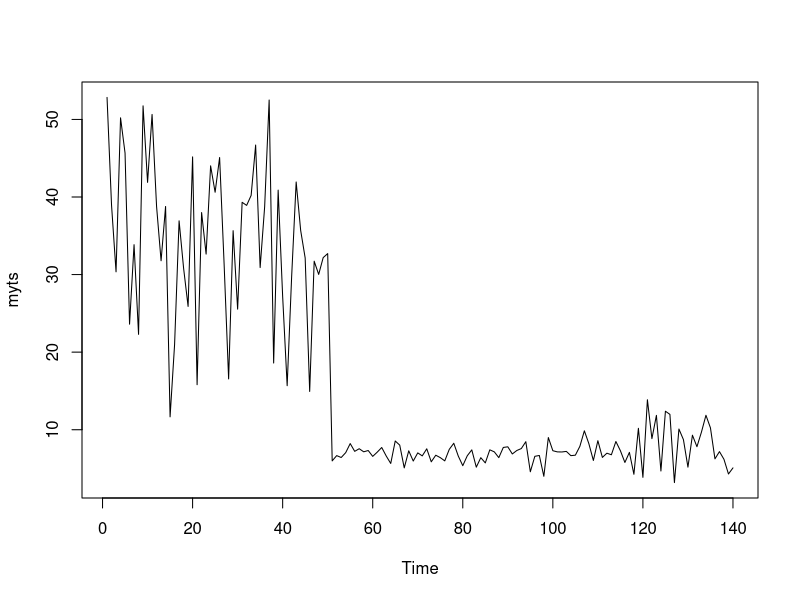
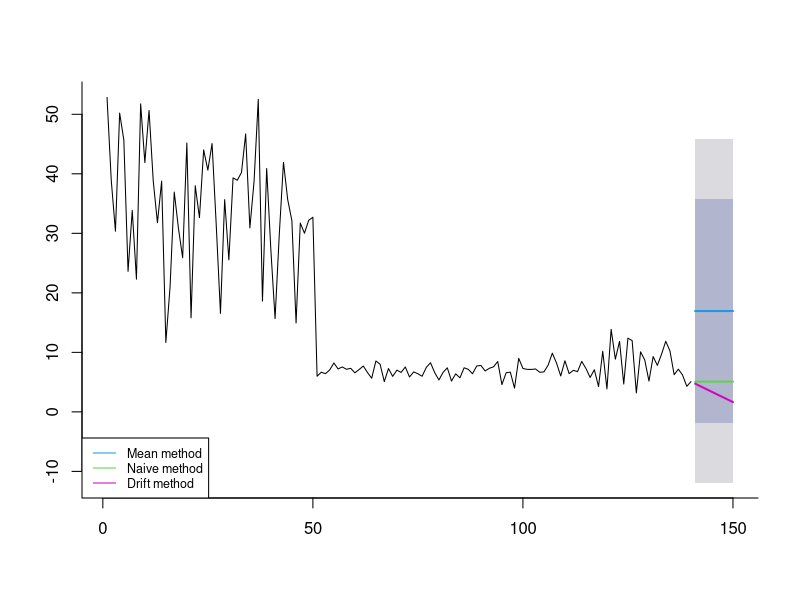
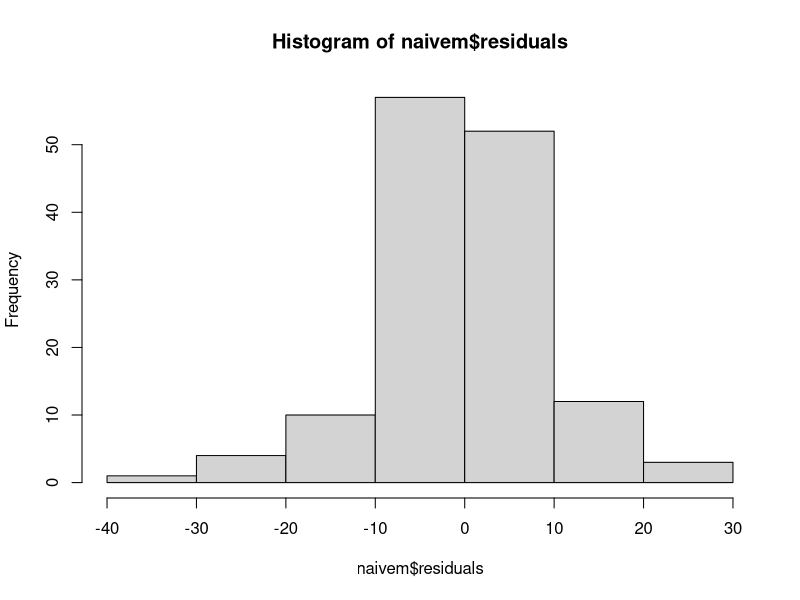
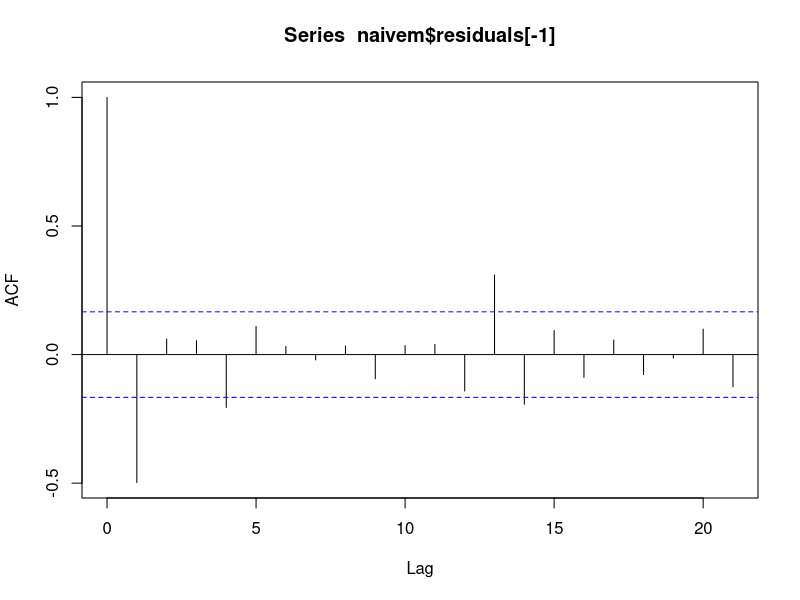
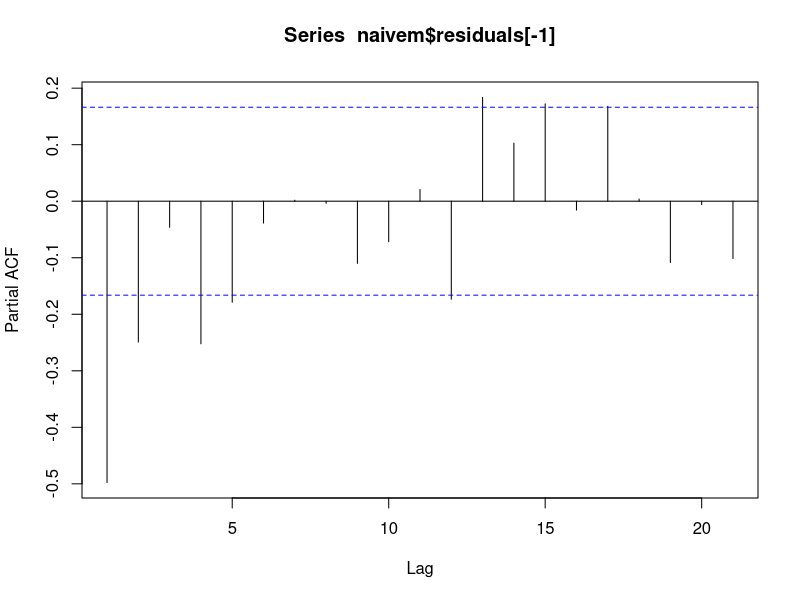
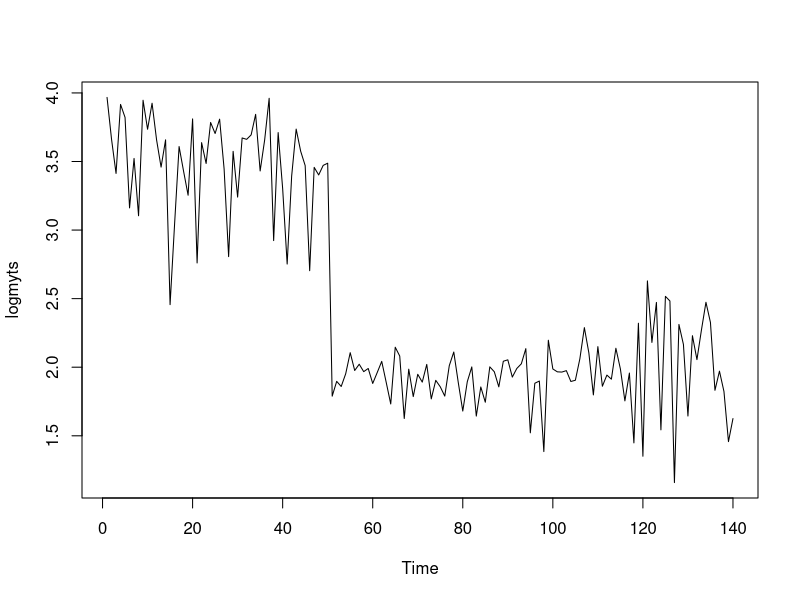
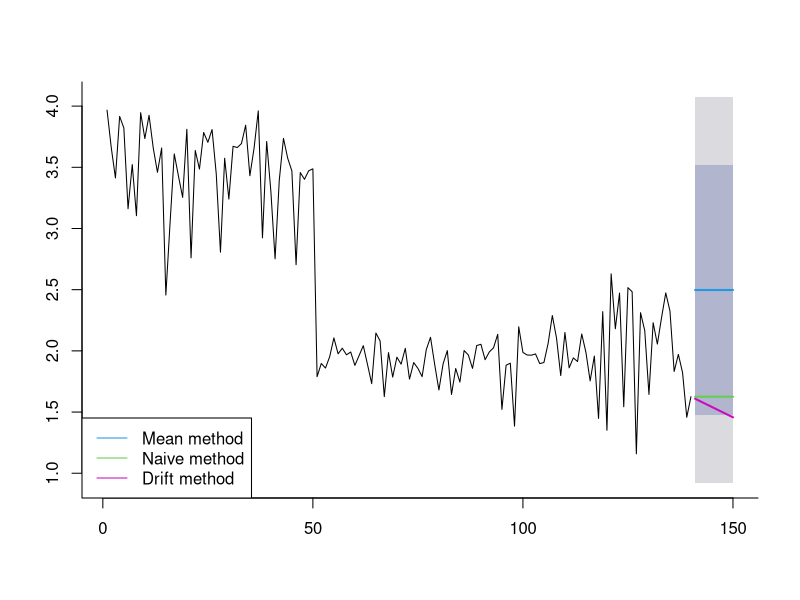
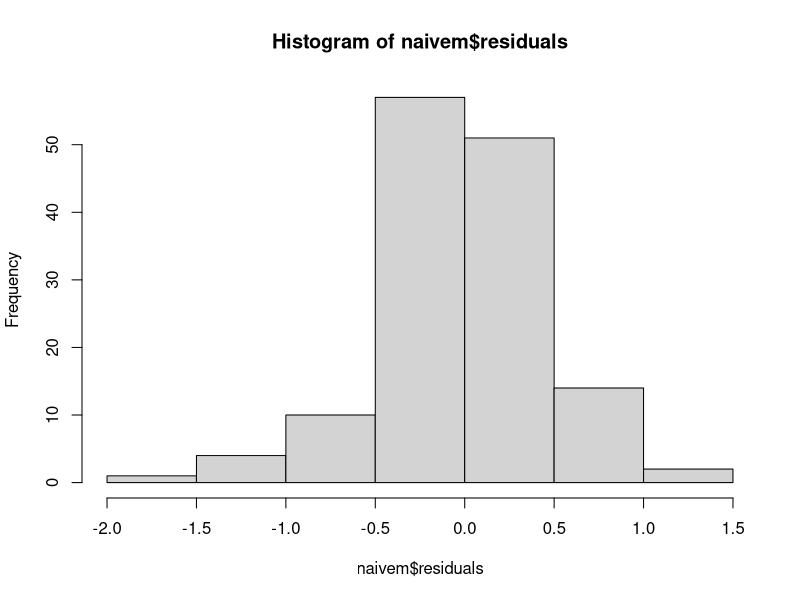

These figures' R source, in order:
library(forecast)

set.seed(54)
myts <- ts(c(rnorm(50, 34, 10), rnorm(67, 7, 1), runif(23, 3, 14)))

plot(myts)
# mean and variance are not constant

# Mean, Naive and Drift method
meanm <- meanf(myts, h=10)
naivem <- naive(myts, h=10)
driftm <- rwf(myts, h=10, drift=T)

plot(meanm, main="", bty="l")
lines(naivem$mean, col=123, lwd=2)
lines(driftm$mean, col=22, lwd=2)
legend("bottomleft", lty=1, col=c(4, 123, 22), cex=0.75,
       legend=c("Mean method", "Naive method", "Drift method"))


# Model comparison and accuracy
mytstrain <- window(myts, start=1, end=112)
mytstest <- window(myts, start=113)

meanma <- meanf(mytstrain, h=28)
naivema <- naive(mytstrain, h=28)
driftma <- rwf(mytstrain, h=28, drift=T)

accuracy(meanma, mytstest)
accuracy(naivema, mytstest)
accuracy(driftma, mytstest)
# naive has lesser RMSE, MAE, MAPE, MASE, so it's better than other models

# Residuals

var(naivem$residuals[-1])
mean(naivem$residuals[-1])
# mean=-0.344, var=84.537

hist(naivem$residuals)
shapiro.test(naivem$residuals)
# p<0.05, so reject H0. The residuals are not normal.

acf(naivem$residuals[-1]) # omit the 1st lag
# 4 lags outside the CI, so there is some autocorrelation.

pacf(naivem$residuals[-1]) # count the 1st lag too
# 8 lags outside the CI


# Stationarity
# ADF = augmented Dickey-Fuller test
# removes autocorrelation and tests for non-stationarity
library(tseries)
adf.test(myts)
# H0: non-stationary, Ha: stationary
# p>0.05, so no sufficient evidence to reject the null hypothesis of non-stationary


# With log transformation
logmyts <- log(myts)
plot(logmyts)

# Mean, Naive and Drift method
meanm <- meanf(logmyts, h=10)
naivem <- naive(logmyts, h=10)
driftm <- rwf(logmyts, h=10, drift=T)

plot(meanm, main="", bty='l')
lines(naivem$mean, col=123, lwd=2)
lines(driftm$mean, col=22, lwd=2)
legend("bottomleft", lty=1, col=c(4, 123, 22),
       legend=c("Mean method", "Naive method", "Drift method"))


# Model comparison and accuracy
mytstrain <- window(logmyts, start=1, end=112)
mytstest <- window(logmyts, start=113)

meanma <- meanf(mytstrain, h=28)
naivema <- naive(mytstrain, h=28)
driftma <- rwf(mytstrain, h=28, drift=T)

accuracy(meanma, mytstest)
accuracy(naivema, mytstest)
accuracy(driftma, mytstest)
# Other models improved as well, but naive is still better


# Residuals

var(naivem$residuals[-1])
mean(naivem$residuals[-1])
# mean=-0.017, var=0.207
# mean is closer to 0 now

hist(naivem$residuals)
shapiro.test(naivem$residuals)
# p<0.05, so we could not fix this issue

acf(naivem$residuals[-1])
# only 2 lags outside the bounds, so this is better than before
pacf(naivem$residuals[-1])
# 2 lags outside the bounds

# Stationarity
# ADF = augmented Dickey-Fuller test
# removes autocorrelation and tests for non-stationarity
adf.test(logmyts)
# H0: non-stationary, Ha: stationary
# p>0.05, so no sufficient evidence to reject the null hypothesis of non-stationary

